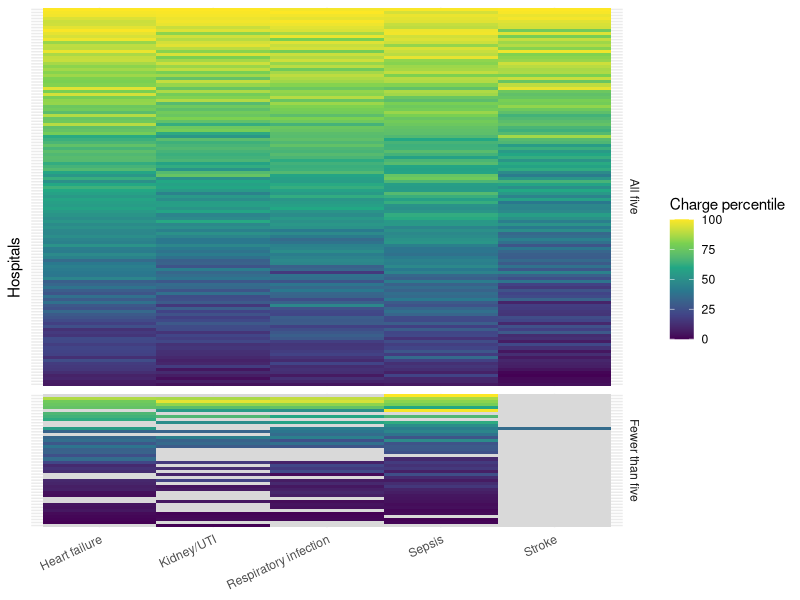

This chart was generated by the following R code:
## ---- chunk 1
library(tidyverse)

knitr::opts_chunk$set(echo = FALSE, message = FALSE)
theme_set(theme_minimal())
set.seed(8105)

medians = read_csv("data/hospital_medians.csv", show_col_types = FALSE)

eligible = medians |>
  filter(enough_cases)

conditions = unique(eligible$condition)

values = eligible |>
  select(
    hosp_id, condition,
    Charges = median_charges,
    Costs = median_costs,
    Markup = markup
  ) |>
  pivot_longer(
    Charges:Markup,
    names_to = "measure",
    values_to = "value"
  )
## ---- chunk 2
rank_stats = function(x, y) {
  spearman = function(a, b) cor(a, b, method = "spearman")

  boot = replicate(1000, {
    i = sample.int(length(x), replace = TRUE)
    spearman(x[i], y[i])
  })

  shuffled = replicate(1000, spearman(x, sample(y)))

  tibble(
    hospitals = length(x),
    rho = spearman(x, y),
    low = quantile(boot, 0.025),
    high = quantile(boot, 0.975),
    null_low = quantile(shuffled, 0.025),
    null_high = quantile(shuffled, 0.975)
  )
}

compare_pair = function(pair) {
  values |>
    filter(condition %in% pair) |>
    pivot_wider(names_from = condition, values_from = value) |>
    drop_na(all_of(pair)) |>
    group_by(measure) |>
    group_modify(~ rank_stats(.x[[pair[1]]], .x[[pair[2]]])) |>
    ungroup() |>
    mutate(first = pair[1], second = pair[2])
}

pairs = map_dfr(
  combn(conditions, 2, simplify = FALSE),
  compare_pair
)

pair_table = function(metric) {
  pairs |>
    filter(measure == metric) |>
    transmute(
      Conditions = paste(first, second, sep = " / "),
      Hospitals = hospitals,
      Correlation = round(rho, 3),
      `95% CI` = sprintf("%.3f to %.3f", low, high),
      `Shuffled range` = sprintf("%.3f to %.3f", null_low, null_high)
    ) |>
    knitr::kable()
}

charge_pairs = pairs |> filter(measure == "Charges")
## ---- chunk 3
pair_table("Charges")
## ---- chunk 4
pair_table("Costs")
## ---- chunk 5
pair_table("Markup")
## ---- chunk 6
ranks = eligible |>
  group_by(condition) |>
  mutate(pct = 100 * percent_rank(median_charges)) |>
  ungroup() |>
  select(hosp_id, facility_name, condition, pct)

scores = ranks |>
  group_by(hosp_id, facility_name) |>
  summarize(
    n_conditions = n(),
    mean_pct = mean(pct),
    .groups = "drop"
  )

heat = ranks |>
  complete(nesting(hosp_id, facility_name), condition) |>
  left_join(scores, by = c("hosp_id", "facility_name")) |>
  mutate(
    hospital = fct_reorder(factor(hosp_id), mean_pct),
    coverage = if_else(n_conditions == 5, "All five", "Fewer than five")
  )
## ---- chunk 7
ggplot(heat, aes(condition, hospital, fill = pct)) +
  geom_tile() +
  facet_grid(coverage ~ ., scales = "free_y", space = "free_y") +
  scale_fill_viridis_c(limits = c(0, 100), na.value = "grey85") +
  labs(x = NULL, y = "Hospitals", fill = "Charge percentile") +
  theme(
    axis.text.y = element_blank(),
    axis.ticks.y = element_blank(),
    axis.text.x = element_text(angle = 25, hjust = 1)
  )
## ---- chunk 8
complete_hospitals = scores |>
  filter(n_conditions == 5)

high = complete_hospitals |>
  arrange(desc(mean_pct), hosp_id) |>
  slice_head(n = 10)

low = complete_hospitals |>
  arrange(mean_pct, hosp_id) |>
  slice_head(n = 10)

tibble(
  "Highest charges" = high$facility_name,
  "Mean percentile (high)" = high$mean_pct,
  "Lowest charges" = low$facility_name,
  "Mean percentile (low)" = low$mean_pct
) |>
  knitr::kable(digits = 1)
